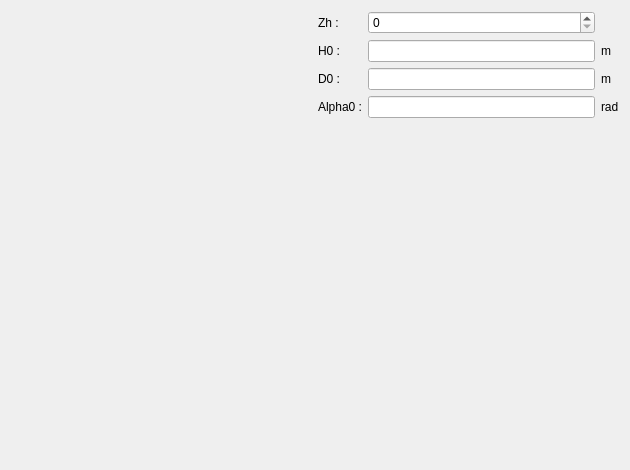
<?xml version="1.0" encoding="UTF-8"?>
<ui version="4.0">
 <class>PVentCirc</class>
 <widget class="QWidget" name="PVentCirc">
  <property name="geometry">
   <rect>
    <x>0</x>
    <y>0</y>
    <width>630</width>
    <height>470</height>
   </rect>
  </property>
  <property name="minimumSize">
   <size>
    <width>630</width>
    <height>470</height>
   </size>
  </property>
  <property name="maximumSize">
   <size>
    <width>16777215</width>
    <height>16777215</height>
   </size>
  </property>
  <property name="windowTitle">
   <string>Form</string>
  </property>
  <layout class="QHBoxLayout" name="horizontalLayout">
   <item>
    <layout class="QVBoxLayout" name="verticalLayout_2">
     <item>
      <widget class="QLabel" name="img_vent">
       <property name="sizePolicy">
        <sizepolicy hsizetype="Expanding" vsizetype="Expanding">
         <horstretch>0</horstretch>
         <verstretch>0</verstretch>
        </sizepolicy>
       </property>
       <property name="maximumSize">
        <size>
         <width>16777215</width>
         <height>16777215</height>
        </size>
       </property>
       <property name="text">
        <string/>
       </property>
       <property name="pixmap">
        <pixmap resource="../../../../../Resources/pyleecan.qrc">:/images/images/MachineSetup/LamParam/CircVentDuct.png</pixmap>
       </property>
       <property name="scaledContents">
        <bool>true</bool>
       </property>
      </widget>
     </item>
    </layout>
   </item>
   <item>
    <layout class="QVBoxLayout" name="verticalLayout">
     <item>
      <layout class="QGridLayout" name="gridLayout">
       <item row="2" column="1">
        <widget class="FloatEdit" name="lf_D0"/>
       </item>
       <item row="3" column="1">
        <widget class="FloatEdit" name="lf_Alpha0"/>
       </item>
       <item row="2" column="2">
        <widget class="QLabel" name="unit_D0">
         <property name="text">
          <string>m</string>
         </property>
        </widget>
       </item>
       <item row="3" column="0">
        <widget class="QLabel" name="in_Alpha0">
         <property name="text">
          <string>Alpha0 :</string>
         </property>
        </widget>
       </item>
       <item row="3" column="2">
        <widget class="QLabel" name="unit_Alpha0">
         <property name="text">
          <string>rad</string>
         </property>
        </widget>
       </item>
       <item row="1" column="2">
        <widget class="QLabel" name="unit_H0">
         <property name="text">
          <string>m</string>
         </property>
        </widget>
       </item>
       <item row="1" column="1">
        <widget class="FloatEdit" name="lf_H0"/>
       </item>
       <item row="1" column="0">
        <widget class="QLabel" name="in_H0">
         <property name="text">
          <string>H0 :</string>
         </property>
        </widget>
       </item>
       <item row="2" column="0">
        <widget class="QLabel" name="in_D0">
         <property name="text">
          <string>D0 :</string>
         </property>
        </widget>
       </item>
       <item row="0" column="0">
        <widget class="QLabel" name="in_Zh">
         <property name="text">
          <string>Zh :</string>
         </property>
        </widget>
       </item>
       <item row="0" column="1">
        <widget class="QSpinBox" name="si_Zh"/>
       </item>
      </layout>
     </item>
     <item>
      <widget class="WVentOut" name="w_out" native="true"/>
     </item>
    </layout>
   </item>
  </layout>
 </widget>
 <customwidgets>
  <customwidget>
   <class>FloatEdit</class>
   <extends>QLineEdit</extends>
   <header>.......GUI/Tools/FloatEdit.h</header>
  </customwidget>
  <customwidget>
   <class>WVentOut</class>
   <extends>QWidget</extends>
   <header>.......GUI.Dialog.DMachineSetup.SLamParam.DAVDuct.WVentOut.WVentOut.h</header>
   <container>1</container>
  </customwidget>
 </customwidgets>
 <tabstops>
  <tabstop>lf_H0</tabstop>
  <tabstop>lf_D0</tabstop>
  <tabstop>lf_Alpha0</tabstop>
 </tabstops>
 <resources>
  <include location="../../../../../Resources/pyleecan.qrc"/>
  <include location="../../../../../Resources/pyleecan.qrc"/>
 </resources>
 <connections/>
</ui>
